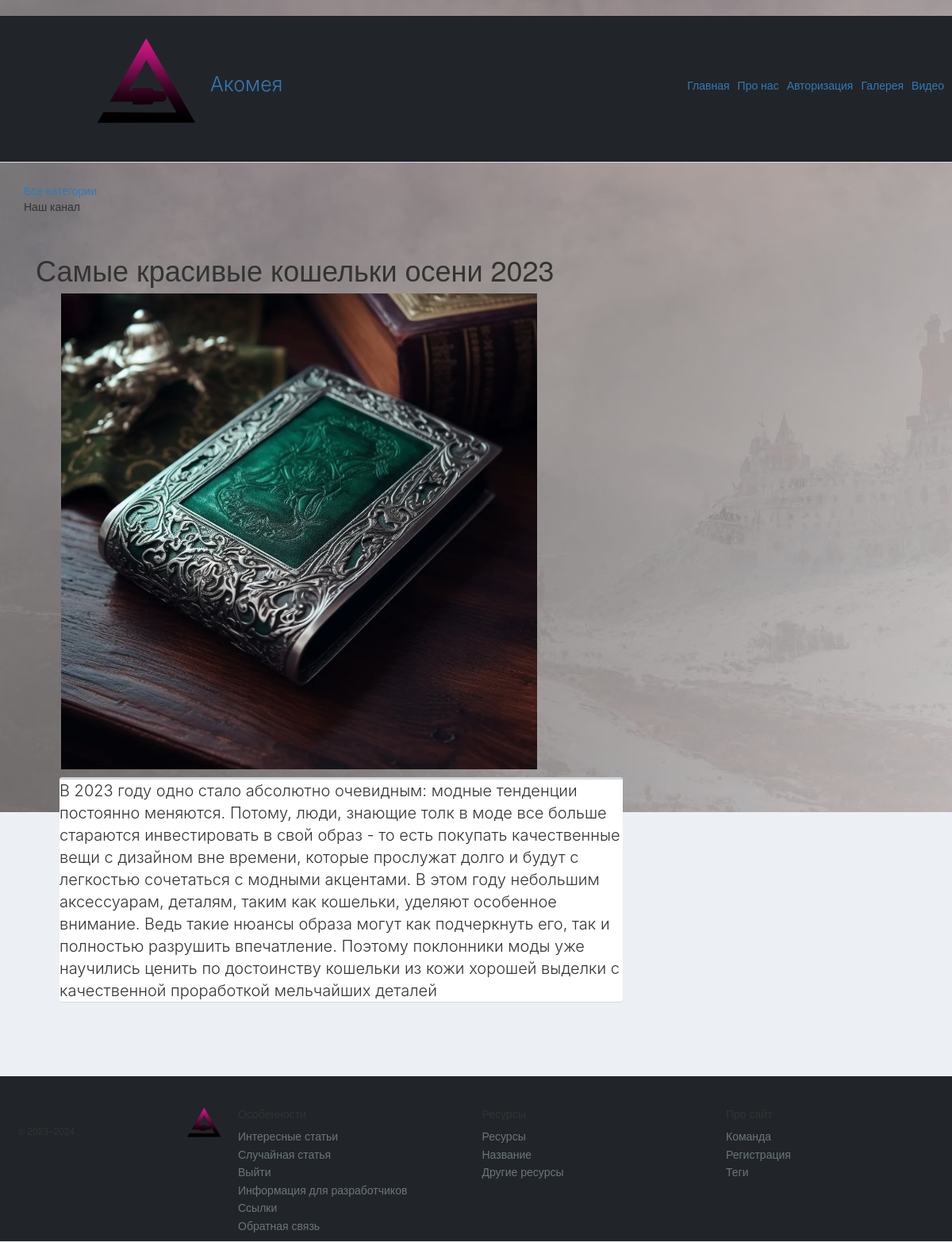
/post/samye-fall-2023/, run on the app's committed database.
### main/models.py (models this page shows, shortened)
class New(models.Model):
    title = models.CharField('Название', max_length=50)
    posts = models.TextField('Описание')
    slug = models.SlugField(unique=True, max_length=255, db_index=True, verbose_name="URL")
    photo = models.ImageField(upload_to="photos/", verbose_name="Фото")
    time_create = models.DateTimeField(auto_now_add=True, verbose_name="Время создания")
    time_update = models.DateTimeField(auto_now=True, verbose_name="Время изменения")
    is_published = models.BooleanField(default=True, verbose_name="Публикация")
    cat = models.ForeignKey('Category', on_delete=models.PROTECT, verbose_name="Категории")
    objects = models.Manager()
    class Meta:
        verbose_name = 'Статья'
        verbose_name_plural = 'Статьи'
        permissions = (("can_create", "create"),)

### main/views.py (the view)
# urls.py: path('post/<slug:post_slug>/',views.show_post, name='post'),
def show_post(request, post_slug):
    post = get_object_or_404(New, slug=post_slug)
    context = {
        'post': post,
        'title': post.title,
        'cat_selected': post.cat_id,
    }
    return render(request, 'main/post.html', context=context)

### main/templates/main/post.html (shortened to what this page needs)
{% extends 'main/base.html' %}
{% block content %}
<h1>{{post.title}}</h1>
<link rel="stylesheet" href="https://netdna.bootstrapcdn.com/bootstrap/3.3.4/css/bootstrap.min.css">
<link href="https://maxcdn.bootstrapcdn.com/font-awesome/4.3.0/css/font-awesome.min.css" rel="stylesheet">
<div class="container bootstrap snippets bootdey">
    <div class="post-content">
        <div class="row">
            <div class="col-sm-2">
                <div class="img-fluid mb30">
                    {% if post.photo %}
                        <p><img class="picture" src="{{post.photo.url}}" ></p>
                    {% endif %}
                </div>
            </div>
        </div>
        <div class="col-sm-8">
            <div class="box box-widget">
                <div class="lead">
                        {{post.posts|linebreaks}}
                </div>
            </div>
        </div>
    </div>
</div>
{% endblock %}

### main/static/main/css/styles.css (style rules this page uses)
html, body { font-family: 'Arial'; margin: 0; padding: 0; height: 100%; width: 100%; color: #444; }
img { max-width: 600px; height: auto; }

### main/templates/main/post.html (style rules this page uses)
body { margin-top:20px; background-color: #ecf0f5; }
.box-widget { border: none; position: relative; }
.box { position: relative; border-radius: 3px; background: #ffffff; border-top: 3px solid #d2d6de; margin-bottom: 20px; width: 100%; box-shadow: 0 1px 1px rgba(0,0,0,0.1); }
.lead { font-size: 2rem; font-weight: 300; font-family: -apple-system,BlinkMacSystemFont,"Segoe UI",Roboto,"Helvetica Neue",Arial,"Noto Sans",sans-serif,"Apple Color Emoji","Segoe UI Emoji","Segoe UI Symbol","Noto Color Emoji"; }
.picture { margin-left: 17px; }

### data on the page
New: title "Самые красивые кошельки осени 2023", photo (picture), posts "В 2023 году одно стало абсолютно очевидным: модные тенденции постоянно меняются. Потому, люди, знающие толк в моде все больше стараются инвестировать в свой образ - то есть покупать качественные вещи с дизайном вне времени, которые прослужат долго и будут с легкостью сочетаться с модными акцентами. В этом году небольшим аксессуарам, деталям, таким как кошельки, уделяют особенное внимание. Ведь такие нюансы образа могут как подчеркнуть его, так и полностью разрушить впечатление. Поэтому поклонники моды уже научились ценить по достоинству кошельки из кожи хорошей выделки с качественной проработкой мельчайших деталей"
